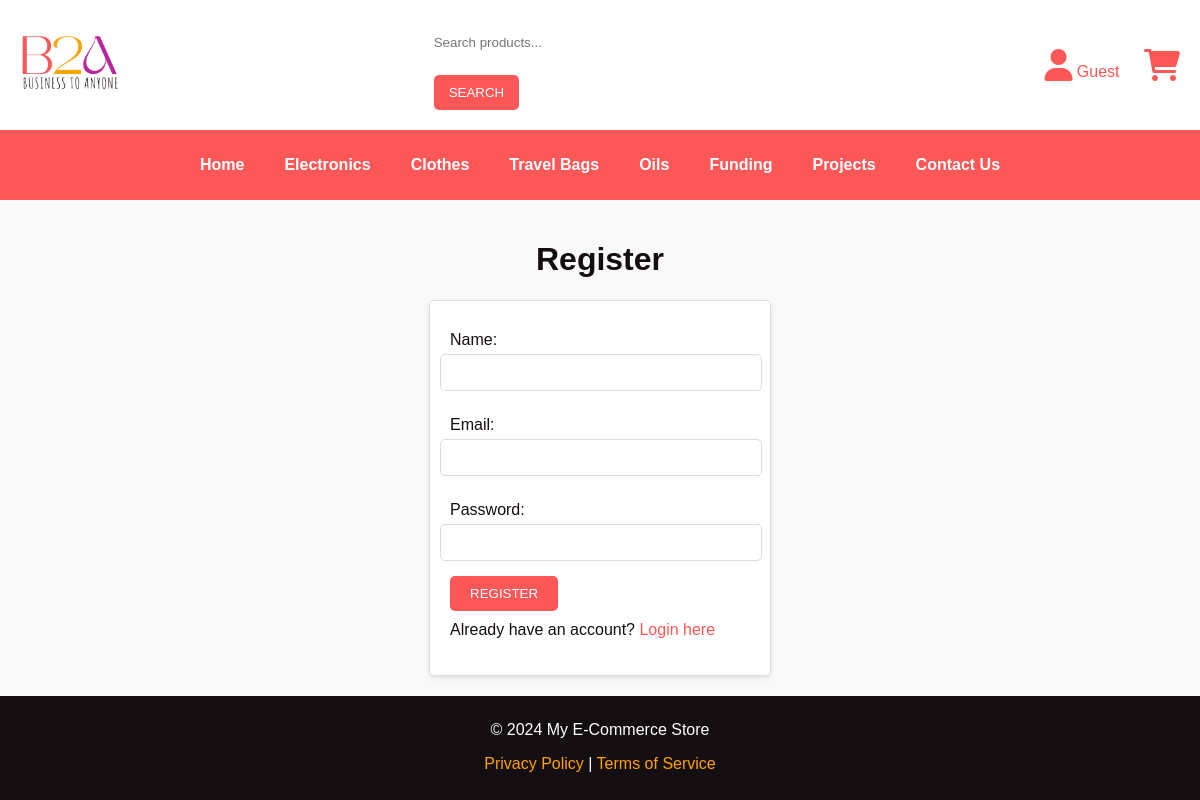
The page /users/register/ on the database its author committed.
### products/models.py (models this page shows, shortened)
class Category(models.Model):
    name = models.CharField(max_length=100)
    name_ar = models.CharField(max_length=100)

### users/views.py (the view)
# urls.py: path('register/', register_view, name='register_view'),
def register_view(request):
    if request.method == 'POST':
        form = RegistrationForm(request.POST)
        if form.is_valid():
            user = form.save(commit=False)
            user.email_verified = False  # ✅ Track email verification
            user.set_password(form.cleaned_data['password'])  # Hash password
            user.save()
            request.session['email'] = user.email  # ✅ Store email for OTP
            return redirect('send_otp')  # Redirect to OTP verification
    else:
        form = RegistrationForm()
    return render(request, 'users/register.html', {'form': form, 'page': 'register'})

### users/forms.py
class RegistrationForm(forms.ModelForm):
    password = forms.CharField(widget=forms.PasswordInput)
    class Meta:
        model = UserProfile
        fields = ['username', 'email', 'password']  # ✅ Use email instead of phone number

### products/context_processors.py (called while the page is built)
def category_list(request):
    categories = Category.objects.all()
    return {'categories': categories}

### users/templates/users/register.html (shortened to what this page needs)
{% load static %}
<!DOCTYPE html>
<html lang="en">
<head>
    <link rel="stylesheet" href="{% static 'css/accounts.css' %}">
    <link rel="stylesheet" href="https://cdnjs.cloudflare.com/ajax/libs/font-awesome/6.0.0-beta3/css/all.min.css">
</head>
<body>
    <header>
        <div class="logo">
            <a href="{% url 'product_list' %}"><img src="{% static 'img/b2apng.png' %}" alt="logo"></a>
        </div>
        <div class="search-bar">
            <form method="get" action="{% url 'product_list' %}">
                <input type="text" name="q" value="{{ request.GET.q }}" placeholder="Search products...">
                <button type="submit">Search</button>
            </form>
        </div>
        <div class="user-icons">
            <a href="{% url 'profile_view' %}"><i class="fa-solid fa-user"></i>
                {% if user.is_authenticated %}
                    {{ user.username }}
                {% else %}
                    Guest
                {% endif %}
            </a>
            <a href="{% url 'cart_view' %}"><i class="fa-solid fa-cart-shopping"></i></a>
        </div>
    </header>
    <nav>
        <ul>
            <li><a href="{% url 'product_list' %}">Home</a></li>
            {% for category in categories %}
            <li><a href="{% url 'product_by_category' category_id=category.id %}"
                   class="{% if category.name == request.GET.category %}active{% endif %}">
                   {{ category.name }}
            </a></li>
            {% endfor %}
            <li><a href="{% url 'contact' %}">Funding</a></li>
            <li><a href="{% url 'contact' %}">Projects</a></li>
            <li><a href="{% url 'contact' %}">Contact Us</a></li>
        </ul>
    </nav>
    <main>
        <div class="auth-container">
            <h1>Register</h1>
            <div class="register-form" id="register-form">
                <form action="{% url 'register_view' %}" method="POST">
                    <label for="register-name">Name:</label>
                    <input type="text" id="register-name" name="username" required>
                    <label for="register-email">Email:</label>
                    <input type="email" id="register-email" name="email" required>
                    <label for="register-password">Password:</label>
                    <input type="password" id="register-password" name="password" required>
                    <button type="submit">Register</button>
                </form>
                <p>Already have an account? <a href="{% url 'login_view' %}">Login here</a></p>
            </div>
        </div>
    </main>
    <footer>
        <p>&copy; 2024 My E-Commerce Store</p>
        <p><a href="privacy_policy.html">Privacy Policy</a> | <a href="terms.html">Terms of Service</a></p>
    </footer>
</body>
</html>

### static/css/accounts.css (style rules this page uses)
body { font-family: Arial, sans-serif; margin: 0; padding: 0; background-color: #f9f9f9; color: #150e11; overflow-x: hidden; width: 100%; }
header { display: flex; justify-content: space-between; align-items: center; padding: 20px; background-color: white; color: #fe5757; }
header .logo img { margin: 5px 0; width: 100px; height: auto; }
header .search-bar { display: flex; align-items: center; gap: 10px; }
header .search-bar input { padding: 10px; border: none; border-radius: 5px; flex: 1; }
header .search-bar button { padding: 10px 15px; background-color: #fe5757; color: white; border: none; border-radius: 5px; cursor: pointer; }
header .user-icons a { margin-left: 20px; color: #fe5757; text-decoration: none; }
header .user-icons i { font-size: 32px; }
nav { background-color: #fe5757; padding: 10px 0; }
nav ul { list-style: none; padding: 0; display: flex; justify-content: center; }
nav ul li { margin: 0 20px; }
nav ul li a { color: white; text-decoration: none; font-weight: bold; }
.auth-container { display: flex; justify-content: space-around; padding: 20px; background-color: #f9f9f9; align-items: center; flex-direction: column; }
.search-bar { display: flex; align-items: center; gap: 10px; transition: all 0.3s ease; }
.login-form, .register-form { background-color: white; border: 1px solid #ddd; border-radius: 5px; padding: 20px; box-shadow: 0 2px 5px rgba(0, 0, 0, 0.1); width: 300px; }
label { margin-top: 10px; display: block; }
input[type="text"], input[type="email"], input[type="password"] { width: 100%; padding: 10px; margin: 5px 0 15px -10px; border: 1px solid #ddd; border-radius: 5px; }
button { background-color: #fe5757; color: white; border: none; padding: 10px 20px; border-radius: 5px; cursor: pointer; text-transform: uppercase; }
p { margin-top: 10px; }
p a { color: #fe5757; text-decoration: none; }
footer { background-color: #150e11; color: white; text-align: center; padding: 15px 0; position: relative; bottom: 0; width: 100%; }
footer a { color: #ffa200; text-decoration: none; }

### rows shown on the page
Category: name "Electronics"
Category: name "Clothes"
Category: name "Travel Bags"
Category: name "Oils"
